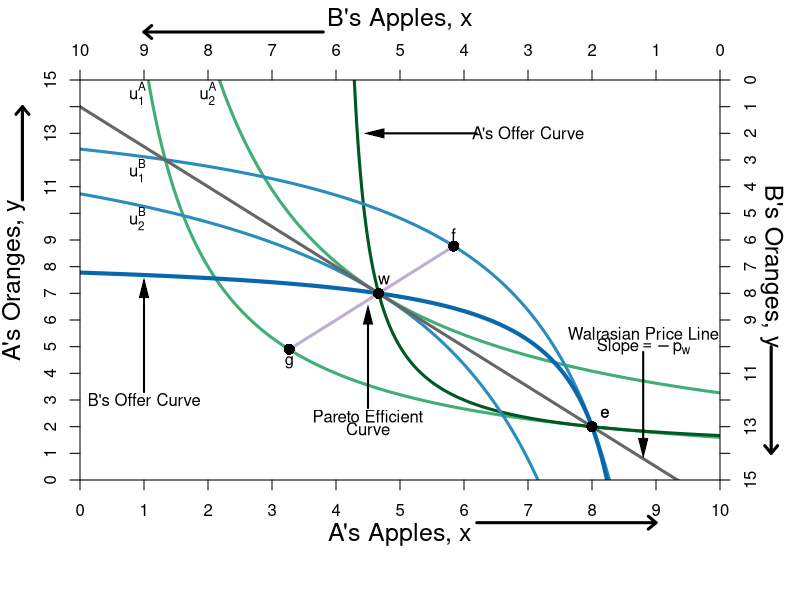

The R script that drew this image:
#require(ggplot2)
require(shape)
pdf(file = "bfh-textbook/property/property_walras1.pdf", width = 9, height = 7)

#Set parameters for graphics
axislabelsize <- 1.5
graphlinewidth <- 3

COL <- c("#7fc97f", "#beaed4", "#fdc086", "#ffff99", "#386cb0", "#f0027f", "#bf5b17", "#666666")
COLA <- c("#99d8c9","#66c2a4","#41ae76", "#238b45", "#005824")
COLB <- c("#4eb3d3", "#2b8cbe", "#0868ac","#084081")


indiffcurveA1 <- function(x, U = 4, A = 1, a = 0.5) {
  ((((U-2)/A)*(1/x)^a)^(1/(1-a)))
}

indiffcurveA2 <- function(x, U = 4, A = 1, a = 0.5) {
  (((U/A)*(1/x)^a)^(1/(1-a)))
}

indiffcurveA3 <- function(x, U = 5.715476, A = 1, a = 0.5) {
  (((U/A)*(1/x)^a)^(1/(1-a)))
}

indiffcurveA4 <- function(x, U = 6.984164, A = 1, a = 0.5) {
  ((((U)/A)*(1/x)^a)^(1/(1-a)))
}

paretoEC <- function(x) {
  (3/2)*x
}

OfferCurveA <- function(x) {
  x/(x  - 4)
}

mrsplot <- function(x) {
  (13/2)*(x/(9-x)^2)
}

OfferCurveB <- function(x) {
  15 - (13/2)*(10 - x)/(9 - x)
}

WalrasPrice <- function(x) {
  14 - (3/2)*x
}

#Deriving the offer curves: let py = 1
#wA = 8px + 2py = 8px + 2; Demand: x = w/2px => x = 4 + 1/px => px = 1/(x - 4)
#Offer curve is y = px*x => (1/(x-4))*x = x/(x-4) defined for x neq 4
#wA = 2px + 13py = 2px + 13; Demand: x = w/2px => x = 1 + 13/2px => px = 13/2(x - 1)
#B's Offer curve is y = px*x => (13/2)(1/(x-1))*x = (13/2)(x/(x-1)
#Therefore in terms of yA and xA:
#15 - y = (13/2)*(10 - x)/(10 - x - 1)
#Therefore y = 15 - (13/2)*(10-x)/(9 - x) defined for x neq 9
#The tangency of the indifference curve and the offer curve gives mrsplot
#Where mrsplot equals that offer curve, we get x = (3/17)*(51 - sqrt(221)) = 6.376576; 
#So y = 6.022321; therefore u = (6.376576^0.5)*(6.022321^0.5)

indiffcurveBneg1 <- function(x, U = 5.09, A = 1, a = 0.5) {
  15 - (((U/A)*(1/(10 - x))^a)^(1/(1-a)))
}

indiffcurveBneg2 <- function(x, U = 6.531973, A = 1, a = 0.5) {
  15 - (((U/A)*(1/(10 - x))^a)^(1/(1-a)))
}

#Aisha happens to have found 8 apples and 2 oranges, 
#and Betty happens to have found 2 apples and 13 oranges. 
#Aisha's utility (8^0.5)*(2^0.5) = 4
#Betty's utility (2^0.5)*(13^0.5) = 5.09



par(mar =  c(6, 4, 4, 4))
xlims <- c(0, 10)
ylims <- c(0, 15)
xlims2 <- c(10, 0)
ylims2 <- c(15, 0)

plot(0, 0, xlim = xlims, ylim = ylims, type = "n",
     xlab = expression(paste("A's Apples, ", x)),
     ylab = expression(paste("A's Oranges, ", y)), 
     line = 2.5,
     xaxt = "n", 
     yaxt = "n", 
     cex.lab = axislabelsize, 
     bty = "n",
     xaxs="i", 
     yaxs="i")


npts <- 500 
npts2 <- 501

#Specify the sequences of points for graphing. 
xx1 <- seq(xlims[1], xlims[2], length.out = npts)
yy1 <- indiffcurveA2(xx1, U = 4, A = 1, a = 0.5)
yy2 <- indiffcurveA2(xx1)

#Polygon Attempt
#polygon(x = c(1.34, 6, 8, 10 - 6.73), y = c(12, 9, 2, 15 - 10.1), col="powderblue", density=NULL, border = NA)

#I need something like xx1 with npts for 
#xpoly1 <- seq(from = 1.34, to = 8, length.out = 500)
#ypoly1 <- indiffcurveA2(xpoly1, U = 4, A = 1, a = 0.5)
#ypoly2 <- indiffcurveBneg(xpoly1, U = 5.09, A = 1, a = 0.5)
#polygon(x = c(xpoly1, rev(xpoly1)), y = c(ypoly1, rev(ypoly2)), col=COL[3], density=NULL, border = NA)
xx2 <- seq(4, xlims[2], length.out = npts)
xx3 <- seq(xlims[1], 9, length.out = npts)

#Draw the lines for the graphs
#lines(xx1, indiffcurveA1(xx1), col = COLA[3], lwd = graphlinewidth)
lines(xx1, indiffcurveA2(xx1), col = COLA[3], lwd = graphlinewidth)
lines(xx1, indiffcurveA3(xx1), col = COLA[3], lwd = graphlinewidth)
#lines(xx1, indiffcurveA4(xx1), col = COLA[3], lwd = graphlinewidth)
#lines(xx1, paretoEC(xx1), col = COL[2], lwd = graphlinewidth)
lines(xx2, OfferCurveA(xx2), col = COLA[5], lwd = graphlinewidth)

#lines(xx1, mrsplot(xx1), col = COL[1], lwd = graphlinewidth)
lines(xx1, indiffcurveBneg1(xx1), col = COLB[2], lwd = graphlinewidth)
lines(xx1, indiffcurveBneg2(xx1), col = COLB[2], lwd = graphlinewidth)

lines(xx3, OfferCurveB(xx3), col = COLB[3], lwd = graphlinewidth+1)
lines(xx1, WalrasPrice(xx1), col = COL[8], lwd = graphlinewidth)

#Customize ticks and labels for the plot
ticksy <- seq(from = 0, to = 15, by = 1)
ylabels <- seq(from = 0, to = 15, by = 1)
ticksx <- seq(from = 0, to = 10, by = 1)
xlabels <- seq(from = 0, to = 10, by = 1)
axis(1, at = ticksx, pos = 0, labels = xlabels)
axis(2, at = ticksy, pos = 0, labels = ylabels, las = 0)

#Add arrows:
arrows(-0.9, 10.5, -0.9, 14, xpd = TRUE, length = 0.1, angle = 40, lwd = 3)
arrows(6.2, -1.6, 9, -1.6, xpd = TRUE, length = 0.1, angle = 40, lwd = 3)

#Annotation of the three graphs and the NE
#text(9.6, 0.9, expression(u[1]^A))
text(0.9, 14.5, expression(u[1]^A))
text(2, 14.5, expression(u[2]^A))
#text(9.6, 5.9, expression(u[4]^A))

#Perhaps useful point to label the unused intersection of the participation constraints
#points(1.34, 12, pch = 16, col = "black", cex = 1.5)



#Pareto efficiency curve
segments(3.27, 4.9, 5.84, 8.77, lty = 1, lwd = graphlinewidth, col = COL[2])
text(4.5, 2.4, expression("Pareto Efficient"))
text(4.5, 1.9, expression("Curve"))
Arrows(4.5, 2.7, 4.5, 6.2, col = "black", lty = 1, lwd = 2, arr.type = "triangle", arr.lwd = 0.5)

#Label B's offer curve
text(1, 3, expression("B's Offer Curve"))
Arrows(1, 3.3, 1, 7.2, col = "black", lty = 1, lwd = 2, arr.type = "triangle", arr.lwd = 0.5)

# Price Line
text(7, 13, expression(paste("A's Offer Curve")))
Arrows(6.2, 13, 4.6, 13, col = "black", lty = 1, lwd = 2, arr.type = "triangle", arr.lwd = 0.5)


#Walrasian Price Line
text(8.8, 5.5, expression(paste("Walrasian Price Line")))
text(8.8, 5, expression(paste("Slope", phantom()==-p[w])))
Arrows(8.8, 4.8, 8.8, 1.2, col = "black", lty = 1, lwd = 2, arr.type = "triangle", arr.lwd = 0.5)


#Add a point for the initial endowment
points(14/3, 7, pch = 16, col = "black", cex = 1.5)
text(4.75, 7.5, expression(w))

#Set up second axes and labels

par(new = TRUE)

#Use the same x and ylims as previously, but with locations switched
xlims2 <- c(10, 0)
ylims2 <- c(15, 0)

#Leave the ylab and xlab blank to ensure no axes titles
plot(0, 0, xlim = xlims2, ylim = ylims2, type = "n",
     xlab = expression(paste("")),
     ylab = expression(paste("")),
     xaxt = "n", 
     yaxt = "n", 
     cex.lab = 1.3, 
     bty = "n",
     xaxs="i", 
     yaxs="i")

#Set up axes at sides 3 and 4 (top and right)
axis(side = 3, at = ticksx, pos = 0, labels = xlabels)
axis(side = 4, at = ticksy, pos = 0, labels = ylabels, las = 0)
mtext("B's Apples, x", side=3, line = 2.5, cex = axislabelsize)
text(-0.8, 7, expression(paste("B's Oranges, y")), xpd = TRUE, cex = axislabelsize, srt = 270) 

#Add arrows:
arrows(-0.8, 10, -0.8, 14, xpd = TRUE, length=0.1,angle=40,lwd=3)
arrows(6.2, -1.8, 9, -1.8, xpd = TRUE, length=0.1,angle=40,lwd=3)


#Functions for B's indifference curves
indiffcurveB1 <- function(x, U = 5.09, A = 1, a = 0.5) {
  ((((U-2)/A)*(1/x)^a)^(1/(1-a)))
}

indiffcurveB2 <- function(x, U = 5.09, A = 1, a = 0.5) {
  (((U/A)*(1/x)^a)^(1/(1-a)))
}

indiffcurveB3 <- function(x, U = 5.703502, A = 1, a = 0.5) {
  ((((U)/A)*(1/x)^a)^(1/(1-a)))
}

indiffcurveB4 <- function(x, U = 8.244574, A = 1, a = 0.5) {
  ((((U)/A)*(1/x)^a)^(1/(1-a)))
}




#lines(xx1, indiffcurveB1(xx1), col = COLB[3], lwd = graphlinewidth)
#lines(xx1, indiffcurveB2(xx1), col = COLB[3], lwd = graphlinewidth)
#lines(xx1, indiffcurveB3(xx1), col = COLB[3], lwd = graphlinewidth)
#lines(xx1, indiffcurveB4(xx1), col = COLB[3], lwd = graphlinewidth)

#Label B's indifference curves
text(9.1, 3.4, expression(u[1]^B))
text(9.1, 5.2, expression(u[2]^B))
#text(9.1, 4.6, expression(u[3]^B))
#text(9.1, 8.2, expression(u[4]^B))

#Add a point for the initial endowment
points(2, 13, pch = 16, col = "black", cex = 1.5)
text(1.8, 12.5, expression(e))




#Label a point on the middle of the curve
#points(5, 7.5, pch = 16, col = "black", cex = 1.5)
#text(5, 7, expression(i))

#(5^0.5)*(7.5^0.5) = 6.123724

#Add point for comparison to participation constraint
#points(6.2, 1.55, pch = 16, col = "black", cex = 1.5)
#text(6.1, 1.2, expression(d))


#Calculate TIOLI power allocation for B
#mrs(x,y) => pareto efficient curve is (3/2)x = y
#A's initital utility is 4 = u(8,2) = (8^0.5)*(2^0.5)
#Therefore substitute in the contract curve u_e^A = 4 = (x^A)^(0.5)(3/2*x^A)^0.5
# => x^A = 4/((3/2)^0.5) = 3.27 => x^B = 6.73
# => y^A = 3/2(x^A) = 4.9 => y^B = 10.1

#Add point g for B's TIOLI power
points(6.73, 10.1, pch = 16, col = "black", cex = 1.5)
text(6.73, 10.6, expression(g))

#Calculate TIOLI power allocation for A
#mrs(x,y) => pareto efficient curve is (3/2)x = y
#A's initital utility is 4 = u(8,2) = (8^0.5)*(2^0.5)
#Therefore substitute in the contract curve u_e^A = 4 = (x^A)^(0.5)(3/2*x^A)^0.5
# => x^B = 5.09/((3/2)^0.5) = 4.16 => x^A = 5.84
# => y^B = 3/2(x^B) = 6.23 => y^A = 8.77 
#=> u^A = (5.84^0.5)*(8.77^0.5) = 7.156591
#Add point f for A's TIOLI power
points(4.16, 6.23, pch = 16, col = "black", cex = 1.5)
text(4.16, 5.8, expression(f))


#Annotating B's endowment
text(1.8, 12.5, expression(e))

#Annotating a point that is a Pareto improvement over e.
#points(3.623424, 8.977679, pch = 16, col = "black", cex = 1.5)
#text(3.623424, 8.4, expression(h))
#(2.94^0.5)*(12.76^0.5)

#Label Pareto Improving Lens
#text(7, 5, expression(paste("Pareto-Improving Lens")))

dev.off()
